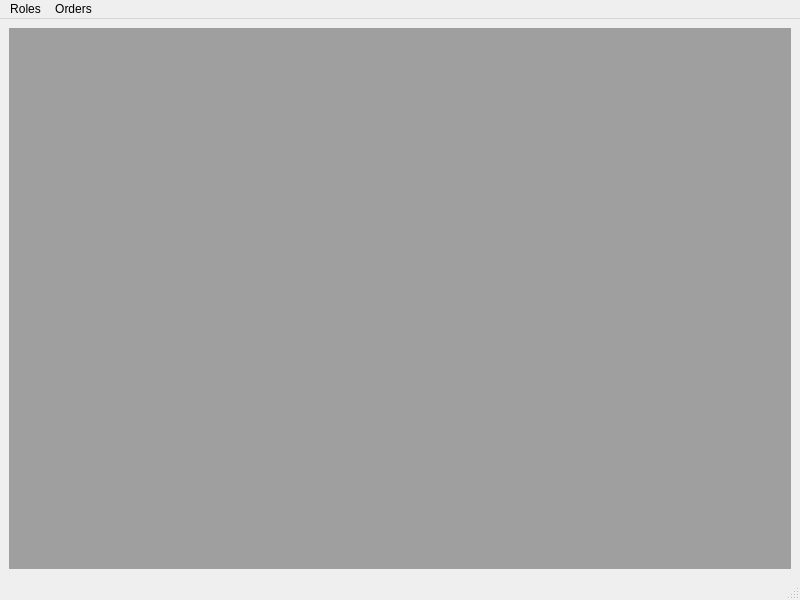
<?xml version="1.0" encoding="UTF-8"?>
<ui version="4.0">
 <class>SellerWindow</class>
 <widget class="QMainWindow" name="SellerWindow">
  <property name="geometry">
   <rect>
    <x>0</x>
    <y>0</y>
    <width>800</width>
    <height>600</height>
   </rect>
  </property>
  <property name="windowTitle">
   <string>MainWindow</string>
  </property>
  <widget class="QWidget" name="centralwidget">
   <layout class="QGridLayout" name="gridLayout">
    <item row="0" column="0">
     <widget class="QMdiArea" name="mdiArea">
      <property name="verticalScrollBarPolicy">
       <enum>Qt::ScrollBarPolicy::ScrollBarAsNeeded</enum>
      </property>
      <property name="horizontalScrollBarPolicy">
       <enum>Qt::ScrollBarPolicy::ScrollBarAsNeeded</enum>
      </property>
     </widget>
    </item>
   </layout>
  </widget>
  <widget class="QMenuBar" name="menubar">
   <property name="geometry">
    <rect>
     <x>0</x>
     <y>0</y>
     <width>800</width>
     <height>21</height>
    </rect>
   </property>
   <widget class="QMenu" name="menuOrders">
    <property name="title">
     <string>Orders</string>
    </property>
    <addaction name="actionNew_Order"/>
    <addaction name="actionOrder_List"/>
   </widget>
   <widget class="QMenu" name="menuRoles">
    <property name="title">
     <string>Roles</string>
    </property>
    <addaction name="actionSwitch_Role"/>
   </widget>
   <addaction name="menuRoles"/>
   <addaction name="menuOrders"/>
  </widget>
  <widget class="QStatusBar" name="statusbar"/>
  <action name="actionNew_Order">
   <property name="text">
    <string>New Order</string>
   </property>
  </action>
  <action name="actionOrder_List">
   <property name="text">
    <string>Order List</string>
   </property>
  </action>
  <action name="actionSwitch_Role">
   <property name="text">
    <string>Switch Role</string>
   </property>
  </action>
 </widget>
 <resources/>
 <connections/>
</ui>
